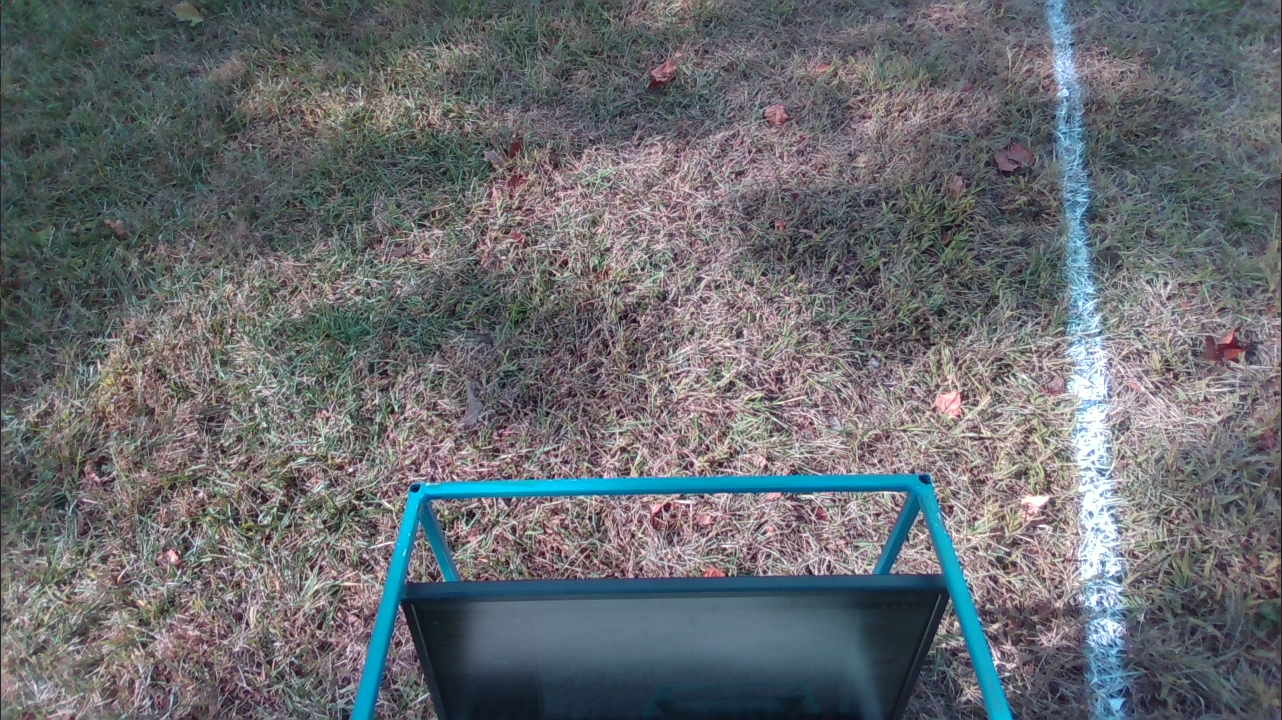
#> input picture test-images/test1.png, 1282 x 720 px; its folder holds only this picture in this run
$ python -i advanced_functions.py   (imports and definitions only)   (Python 2 division)   (older library calls are emulated)
#> lines starting #> are read from the running program, lines starting #| are printed output that depends on the picture; after the words box and inside, x2 and y2 are one past the last pixel; in counts of white or black regions, pixels touching at a corner belong together
from datetime import datetime, timedelta
import numpy as np
import pandas as pd
import cv2
import os
import glob
import matplotlib.pyplot as plt
import pickle
from cv_bridge import CvBridge, CvBridgeError

##### CROP TOP OF IMAGE #####

def crop(image, y=0, x=0):
    h, w, _ = image.shape
    return image[y:h, x:w]

##### MASK ROBOT CHASSIS #####

def region_of_interest(image):
    height, width = image.shape

    # Polygon Points
    left_top            = (0, 0)
    left_bottom         = (0, height)
    left_lower_frame    = (int(0.27*width), height)
    left_upper_frame    = (int(0.29*width), int(0.65*height))
    right_upper_frame   = (int(0.75*width), int(0.65*height))
    right_lower_frame   = (int(0.82*width), height)
    right_bottom        = (width, height)
    right_top           = (width, 0)

    polygons = np.array(
        [[left_top, left_bottom, left_lower_frame, left_upper_frame,
        right_upper_frame, right_lower_frame, right_bottom, right_top]])
    mask = np.zeros_like(image)

    # Fill poly-function deals with multiple polygon
    cv2.fillPoly(mask, polygons, 255)

    # Bitwise operation between canny image and mask image
    masked_image = cv2.bitwise_and(image, mask)
    return masked_image

##### THRESHOLD IMAGE #####

def threshold(img):
    grey = cv2.cvtColor(img, cv2.COLOR_BGR2GRAY)
    ret, thresh = cv2.threshold(grey, 190, 255, cv2.THRESH_BINARY)
    return thresh

def get_hist(img):
    hist = np.sum(img[img.shape[0]//2:,:], axis=0)
    return hist

##### SLIDING WINDOW ALGORITHM AND CURVE PLOTTING #####

right_a, right_b, right_c = [],[],[]

def sliding_window(img, nwindows=12, margin=100, minpix = 1, average_values=2, draw_windows=True):

    global right_a, right_b, right_c

    region_start_y = img.shape[0] - img.shape[0]/6
    region_end_y = img.shape[0] - img.shape[0]/30

    right_fit_ = np.empty(3)
    out_img = np.dstack((img, img, img))*255

    # Find peaks of the left and right halves of the histogram
    histogram = get_hist(img)
    midpoint = int(histogram.shape[0]/2)
    rightx_base = np.argmax(histogram[midpoint:]) + midpoint

    # Set height of windows
    window_height = np.int(img.shape[0]/nwindows)

    # Identify the x and y positions of all nonzero pixels in the image
    nonzero = img.nonzero()             # TODO WAY TOO SLOW!!!
    nonzeroy = np.array(nonzero[0])
    nonzerox = np.array(nonzero[1])

    # Current positions to be updated for each window
    rightx_current = rightx_base

    # Create empty lists to receive left and right lane pixel indices
    right_lane_inds = []

    # Step through the windows one by one
    for window in range(nwindows):

        # Identify window boundaries in x and y (and right and left)
        win_y_low = img.shape[0] - (window+1)*window_height
        win_y_high = img.shape[0] - window*window_height
        win_xright_low = rightx_current - margin
        win_xright_high = rightx_current + margin

        # Draw the windows on the visualization image
        if draw_windows == True:
            cv2.rectangle(out_img,(win_xright_low,win_y_low),(win_xright_high,win_y_high),
            (100,255,255), 3)

        # Identify the nonzero pixels in x and y within the window
        good_right_inds = ((nonzeroy >= win_y_low) & (nonzeroy < win_y_high) &
        (nonzerox >= win_xright_low) &  (nonzerox < win_xright_high)).nonzero()[0]

        # Append these indices to the lists
        right_lane_inds.append(good_right_inds)

        # If you found > minpix pixels, recenter next window on their mean position
        if len(good_right_inds) > minpix:
            rightx_current = np.int(np.mean(nonzerox[good_right_inds]))

    # Concatenate the arrays of indices
    right_lane_inds = np.concatenate(right_lane_inds)

    # Extract left and right line pixel positions
    rightx = nonzerox[right_lane_inds]
    righty = nonzeroy[right_lane_inds]

    # Fit a second order polynomial to each
    # Outputs constant coefficient values for second order polynomial y = ax**2 + bx + c
    right_fit, stats = np.polynomial.polynomial.polyfit(righty, rightx, 2, full=True)

    # Calculate R2 value
    R2 = stats[0][0]

    right_a.append(right_fit[2])
    right_b.append(right_fit[1])
    right_c.append(right_fit[0])

    # Calculate the current line position based on the average of it's past values
    right_fit_[0] = np.mean(right_a[-average_values:])
    right_fit_[1] = np.mean(right_b[-average_values:])
    right_fit_[2] = np.mean(right_c[-average_values:])

    # Generate x and y values for plotting
    ploty = np.linspace(0, img.shape[0]-1, img.shape[0] )
    right_fitx = right_fit_[0]*ploty**2 + right_fit_[1]*ploty + right_fit_[2]

    # Calculate distance from center
    line_region = right_fitx[region_start_y:region_end_y]
    line_x = sum(line_region)/len(line_region)

    out_img[nonzeroy[right_lane_inds], nonzerox[right_lane_inds]] = [0, 100, 255]

    return out_img, right_fitx, right_fit_, ploty, histogram, line_x, R2

def draw_lanes(img, right_fit):
    ploty = np.linspace(0, img.shape[0]-1, img.shape[0])
    color_img = np.zeros_like(img)

    line_half_width = 0.015*img.shape[1]
    left_fit = [x - line_half_width for x in right_fit]
    right_fit = [x + line_half_width for x in right_fit]

    left = np.array([np.transpose(np.vstack([left_fit, ploty]))])
    right = np.array([np.flipud(np.transpose(np.vstack([right_fit, ploty])))])
    points = np.hstack((left, right))

    cv2.fillPoly(color_img, np.int_(points), (149,0,179))
    overlay_img = cv2.addWeighted(img, 1, color_img, 1, 0)
    return overlay_img

##### VIDEO PIPELINE #####

# Save total callback times to display average
callback_times = []

def vid_pipeline(img_original):

    global callback_times
    output_times = False
    start_pipeline = datetime.now()

    # Crop Image
    start = datetime.now()
    img_crop = crop(img_original, 50, 0)
    if output_times: print("Cropping: {}".format(datetime.now() - start))

    # Threshold Image
    start = datetime.now()
    img_thresh = threshold(img_crop)
    if output_times: print("Thresholding: {}".format(datetime.now() - start))

    # Mask Region of Interest
    start = datetime.now()
    img_roi = region_of_interest(img_thresh)
    if output_times: print("Masking: {}".format(datetime.now() - start))

    # Histogram, Sliding Window Search, and Second Order Polynomial Fit
    start = datetime.now()
    out_img, curve, lanes, ploty, histogram, line_x, R2 = sliding_window(img_roi, draw_windows=True)
    if output_times: print("Sliding Window: {}".format(datetime.now() - start))

    # Overlay Line for Display
    start = datetime.now()
    img_overlay = draw_lanes(img_crop, curve)
    if output_times: print("Line Overlay: {}".format(datetime.now() - start))

    # Calculate distance using average of x pixels 600-700
    center = img_crop.shape[1]/2
    distance_from_line = line_x - center

    # Calculate R2 Confidence
    if (R2 < 15000000): r2_confidence = 1
    elif (R2 < 25000000): r2_confidence = .9
    elif (R2 < 40000000): r2_confidence = .25
    else: r2_confidence = 0

    # Calculate Histogram Confidence Using Constant Y Value of 60,000
    static_hist_confidence = min(max(histogram) * 0.0000166666667,  1)

    # Calculate Histogram Confidence Using Peak Relative to Edges
    padding = 25
    edge_magnitude = 6
    hist_max_index = np.where(histogram == max(histogram))[0][0]
    sum_max = sum(histogram[hist_max_index-padding:hist_max_index+padding])
    sum_edge = sum(histogram[hist_max_index-padding*edge_magnitude:hist_max_index-padding]) + sum(histogram[hist_max_index+padding:hist_max_index+padding*edge_magnitude])
    dynamic_hist_confidence = min(sum_max / sum_edge,  1)

    # Calculate Combined Confidence
    confidence = (r2_confidence + static_hist_confidence + dynamic_hist_confidence) / 3

    # Diagnostic Output
    #print("Stat Hist Confidence: {:.4f} | Dyn Hist Conf: {:.4f} | R2: {:.4f} | Avg: {:.4f}".format(
    #    static_hist_confidence, dynamic_hist_confidence, R2, confidence))

    # Overlay Distance on Display
    font = cv2.FONT_HERSHEY_SIMPLEX
    fontColor = (0, 0, 0)
    fontSize=1
    text_pos_y = int(0.15*img_overlay.shape[0])
    text_pos_x = int(0.05*img_overlay.shape[1])
    cv2.putText(img_overlay, 'DISTANCE: {:.4f}px'.format(distance_from_line), (text_pos_x, text_pos_y), font, fontSize, fontColor, 2)
    cv2.putText(img_overlay, 'CONFIDENCE: {:.2f}%'.format(confidence*100), (text_pos_x, text_pos_y+50), font, fontSize, fontColor, 2)

    callback_times.append(datetime.now() - start_pipeline)
    if output_times: print("Total Pipeline: {}".format(sum(callback_times[-10:], timedelta(0))/len(callback_times[-10:])))

    #display(img_crop, img_roi, histogram, out_img, img_overlay, curve, ploty)

    return img_overlay, distance_from_line, confidence

##### Display #####

# [28 lines left out: function display, not called in this run]

>>> import cv2
>>> picture = cv2.imread('test-images/test1.png')
#> picture is the input picture: shape (720, 1282, 3); mean B, G, R 111.8, 107.5, 104.5
>>> result = vid_pipeline(picture)
#> in threshold, `ret, thresh = cv2.threshold(grey, 190, 255, cv2.THRESH_BINARY)`:
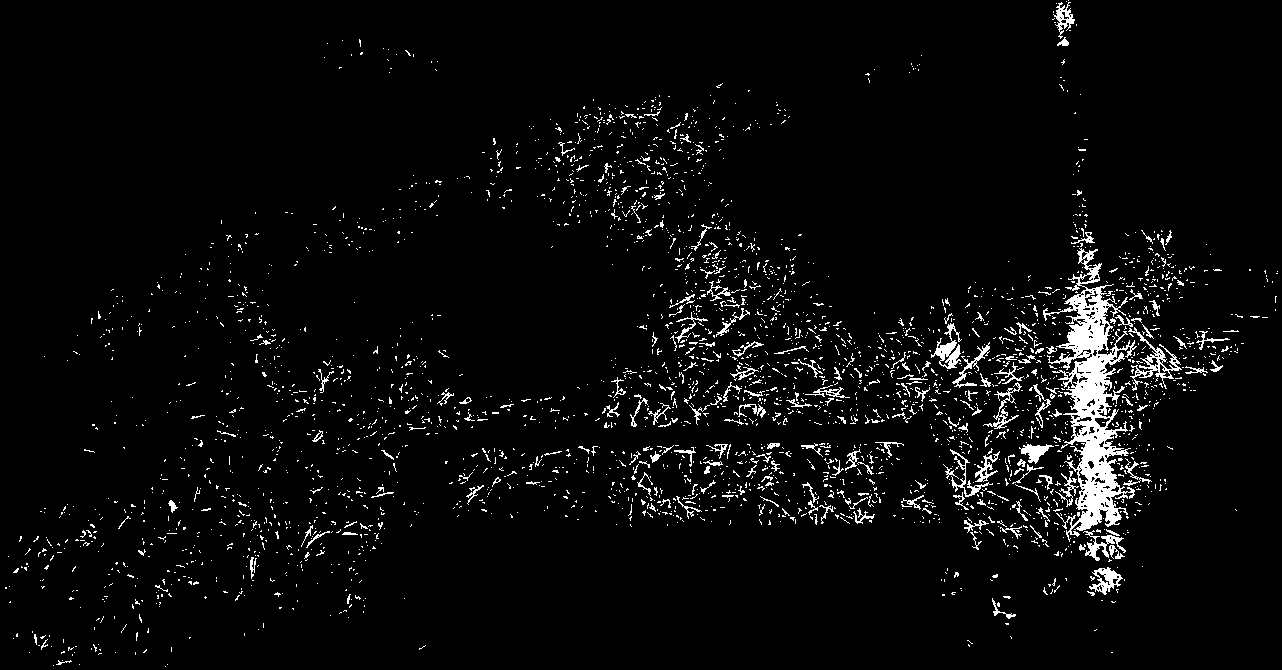
#> thresh: shape (670, 1282); 4.1% white in thin lines or dots
#> in region_of_interest, `cv2.fillPoly(mask, polygons, 255)`:
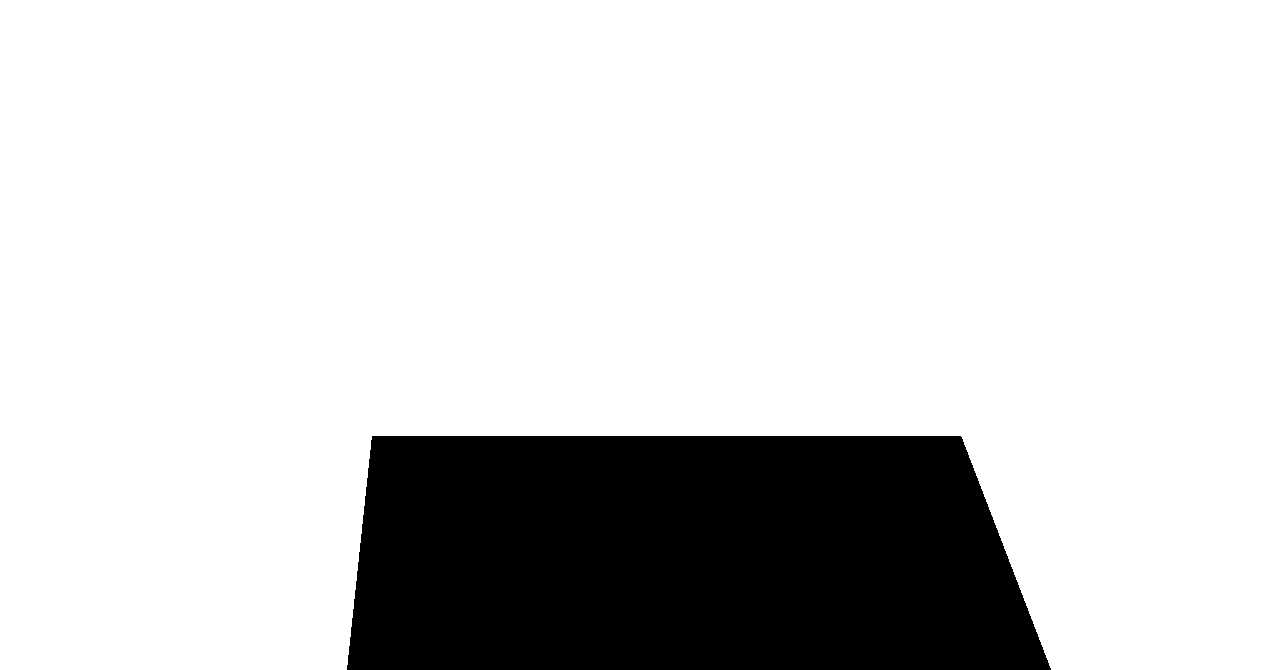
#> mask: shape (670, 1282); 82.4% white; 1 black region, box (x1, y1, x2, y2) and area: (347, 436, 1051, 670) 151339
#> in get_hist, `hist = np.sum(img[img.shape[0]//2:,:], axis=0)`: hist = 1282 values, max 53805 at index 1095, min 0 at index 0, mean 4267.2
#> in sliding_window, `histogram = get_hist(img)`: histogram has the same summary as hist in get_hist
#> in sliding_window, `rightx_base = np.argmax(histogram[midpoint:]) + midpoint`: rightx_base = 1095
#> in sliding_window, `nonzero = img.nonzero()`: nonzero = 29778 positions, rows 0 to 666, columns 5 to 1277
#> in sliding_window, `rightx_current = rightx_base`: rightx_current = 1095
#> the loop in sliding_window, `for window in range(nwindows):` made 12 passes
#> (win_xright_low, win_xright_high, good_right_inds, rightx_current) on pass 1: (995, 1195, [29575, 29578, 29579, 29734, 29735], 1101)
#> after the loop in sliding_window, `for window in range(nwindows):`:
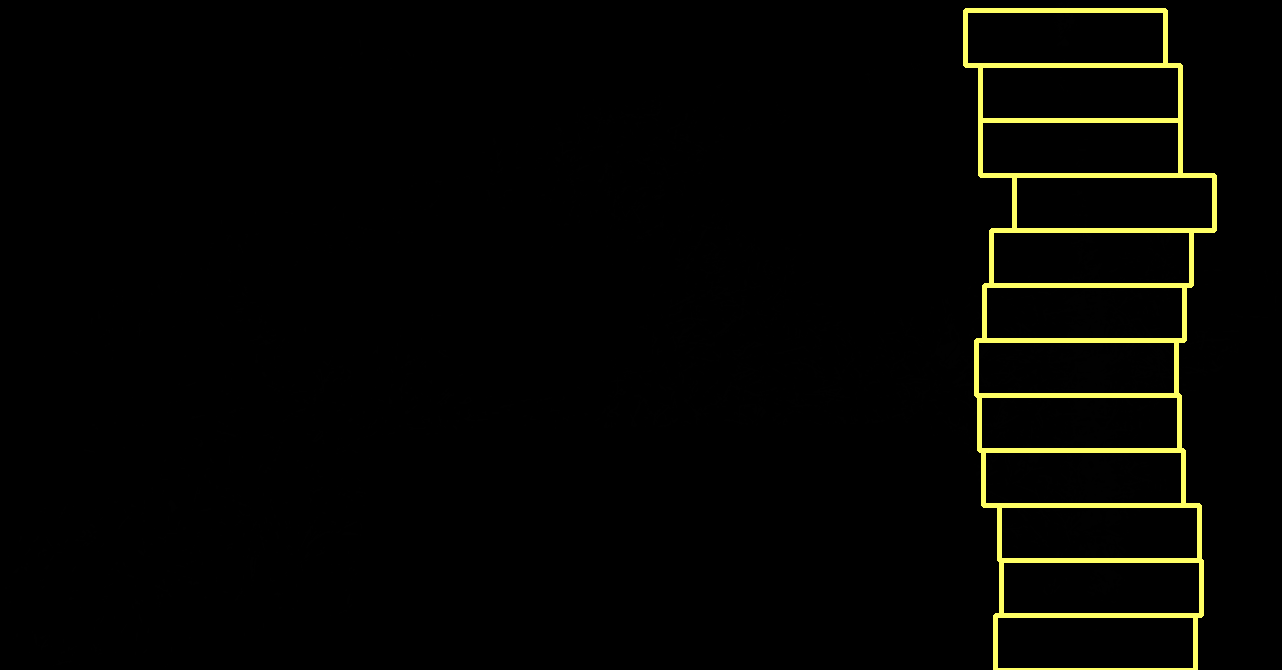
#> out_img: shape (670, 1282, 3); mean of channels 0, 1, 2 2.3, 5.7, 5.7; drawn as B, G, R
#> after the loop in sliding_window, `for window in range(nwindows):`: right_lane_inds = 12 items
#> in sliding_window, `right_lane_inds = np.concatenate(right_lane_inds)`: right_lane_inds = 16410 values, max 29735 at index 4, min 52 at index 16075, mean 16418
#> in sliding_window, `rightx = nonzerox[right_lane_inds]`: rightx = 16410 values, max 1190 at index 15580, min 976 at index 9634, mean 1085
#> in sliding_window, `righty = nonzeroy[right_lane_inds]`: righty = 16410 values, max 652 at index 3, min 10 at index 16075, mean 400.5
#> in sliding_window, `right_fit, stats = np.polynomial.polynomial.polyfit(righty, rightx, 2,..`: right_fit = [1082.7, 0.0441, -9.05e-05]; stats = [[26840960.4], 3, [1.71, 0.289, 0.0502], 3.64e-12]
#> in sliding_window, `R2 = stats[0][0]`: R2 = 26840960.4
#> in sliding_window, `out_img[nonzeroy[right_lane_inds], nonzerox[right_lane_inds]] = [0, 10..`:
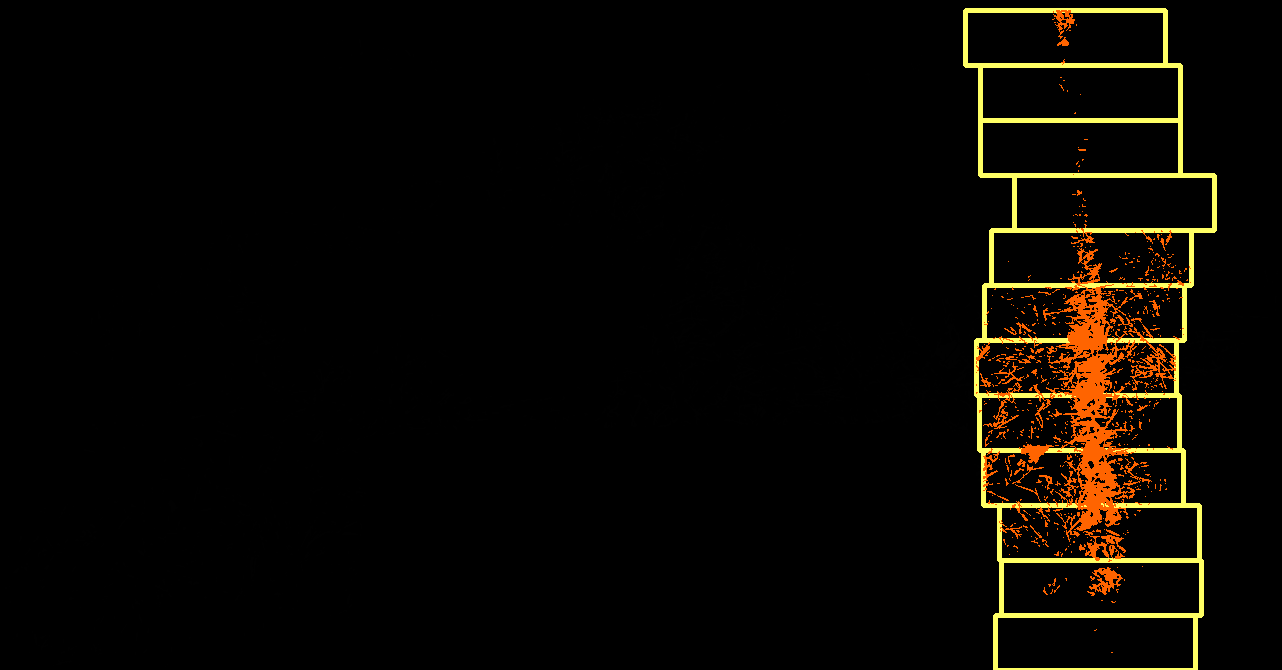
#> out_img: shape (670, 1282, 3); 1.91% of pixels changed, all inside (x1, y1, x2, y2) = (976, 10, 1191, 653); drawn as B, G, R
#> in vid_pipeline, `out_img, curve, lanes, ploty, histogram, line_x, R2 = sliding_window(i..`: curve = 670 values, max 1088.1 at index 244, min 1071.7 at index 669, mean 1084; lanes = [-9.05e-05, 0.0441, 1082.7]; ploty = 670 values from 0 to 669; histogram has the same summary as hist in get_hist; line_x = 1076.4; R2 = 26840960.4
#> in draw_lanes, `left_fit = [x - line_half_width for x in right_fit]`: left_fit = 670 values, max 1068.9 at index 244, min 1052.5 at index 669, mean 1064.8
#> in draw_lanes, `right_fit = [x + line_half_width for x in right_fit]`: right_fit = 670 values, max 1107.3 at index 244, min 1091 at index 669, mean 1103.2
#> in draw_lanes, `left = np.array([np.transpose(np.vstack([left_fit, ploty]))])`: left = 670 pairs, first value 1052.5 to 1068.9, second value 0 to 669
#> in draw_lanes, `right = np.array([np.flipud(np.transpose(np.vstack([right_fit, ploty])..`: right = 670 pairs, first value 1091 to 1107.3, second value 0 to 669
#> in draw_lanes, `points = np.hstack((left, right))`: points = 1340 pairs, first value 1052.5 to 1107.3, second value 0 to 669
#> in vid_pipeline, `distance_from_line = line_x - center`: distance_from_line = 435.4
#> in vid_pipeline, `static_hist_confidence = min(max(histogram) * 0.0000166666667,  1)`: static_hist_confidence = 0.897
#> in vid_pipeline, `hist_max_index = np.where(histogram == max(histogram))[0][0]`: hist_max_index = 1095
#> in vid_pipeline, `sum_max = sum(histogram[hist_max_index-padding:hist_max_index+padding])`: sum_max = 1901535
#> in vid_pipeline, `sum_edge = sum(histogram[hist_max_index-padding*edge_magnitude:hist_ma..`: sum_edge = 1665915
#> in vid_pipeline, `dynamic_hist_confidence = min(sum_max / sum_edge,  1)`: dynamic_hist_confidence = 1
#> in vid_pipeline, `confidence = (r2_confidence + static_hist_confidence + dynamic_hist_co..`: confidence = 0.716
#> in vid_pipeline, `font = cv2.FONT_HERSHEY_SIMPLEX`: font = 0
#> in vid_pipeline, `cv2.putText(img_overlay, 'CONFIDENCE: {:.2f}%'.format(confidence*100),..`:
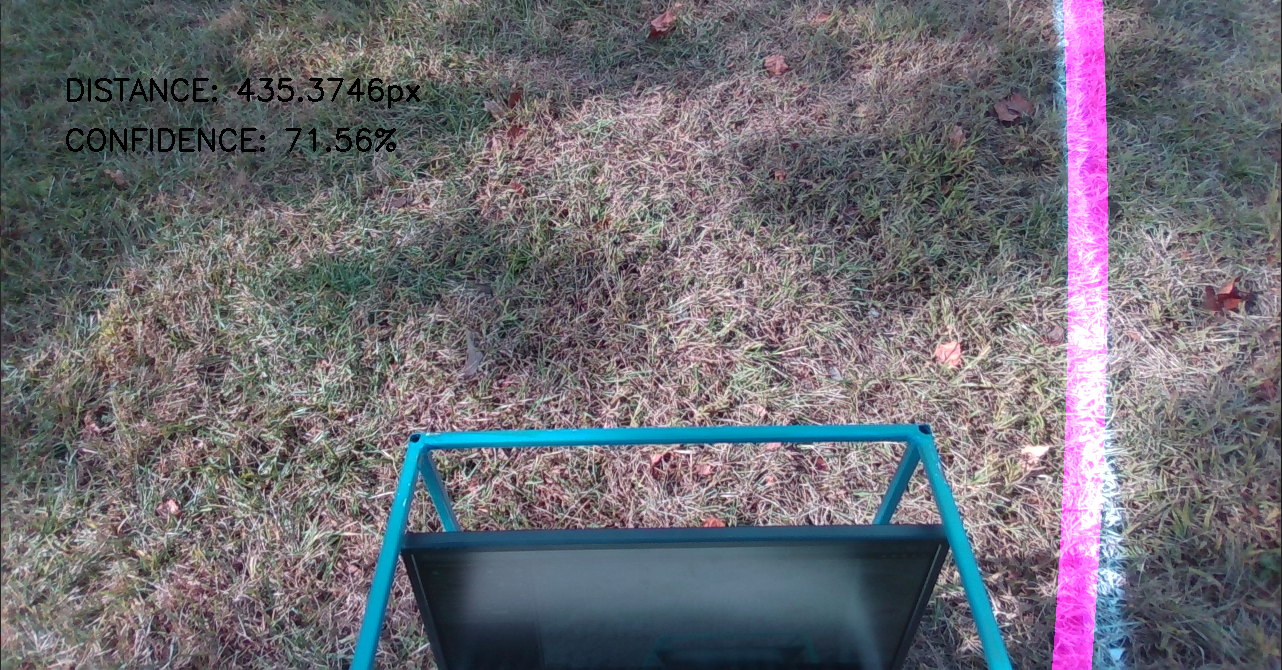
#> img_overlay: shape (670, 1282, 3); mean B, G, R 115.2, 108.2, 109.2
